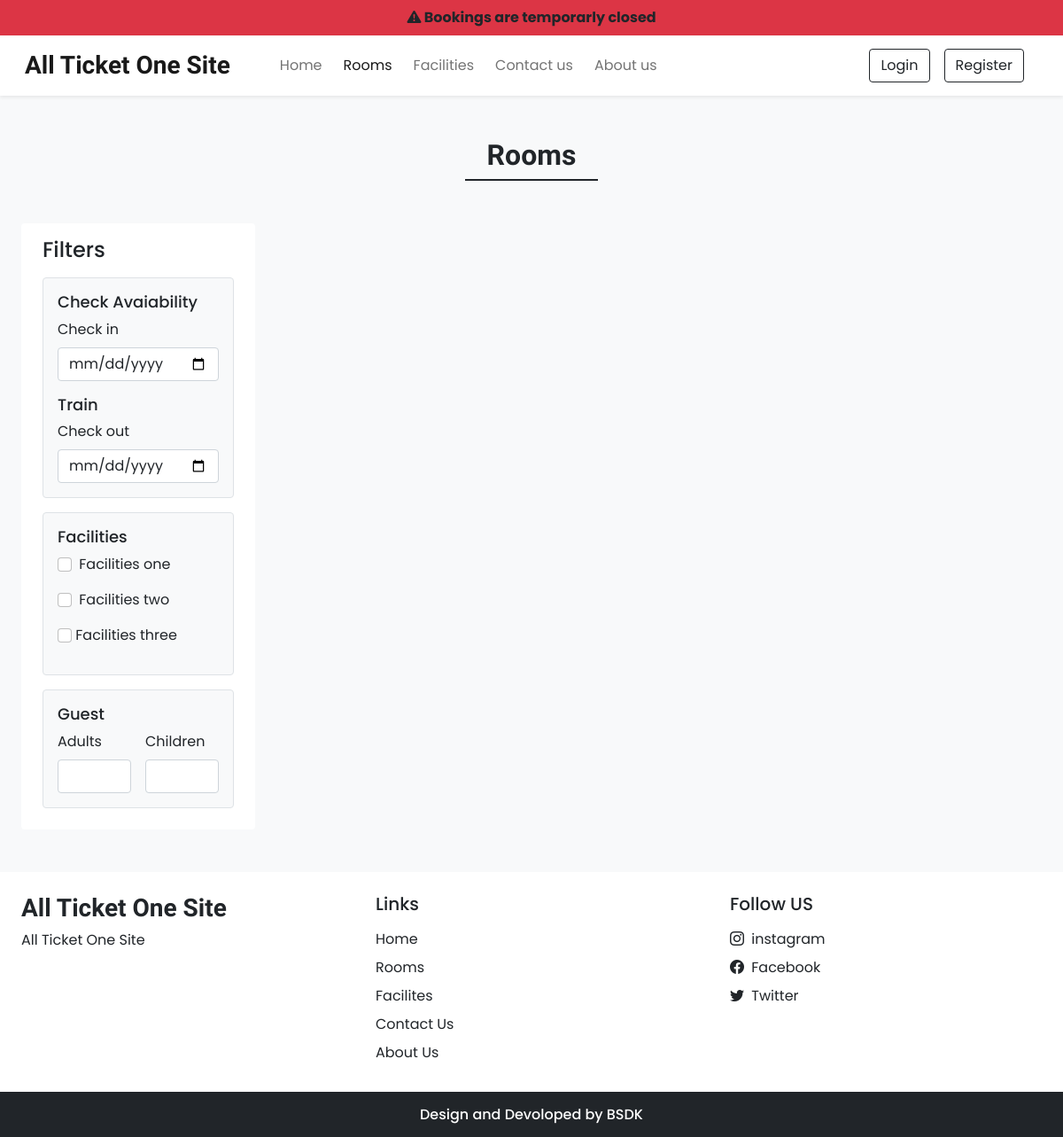
/Rooms.php, run on an earlier commit of the app's database.
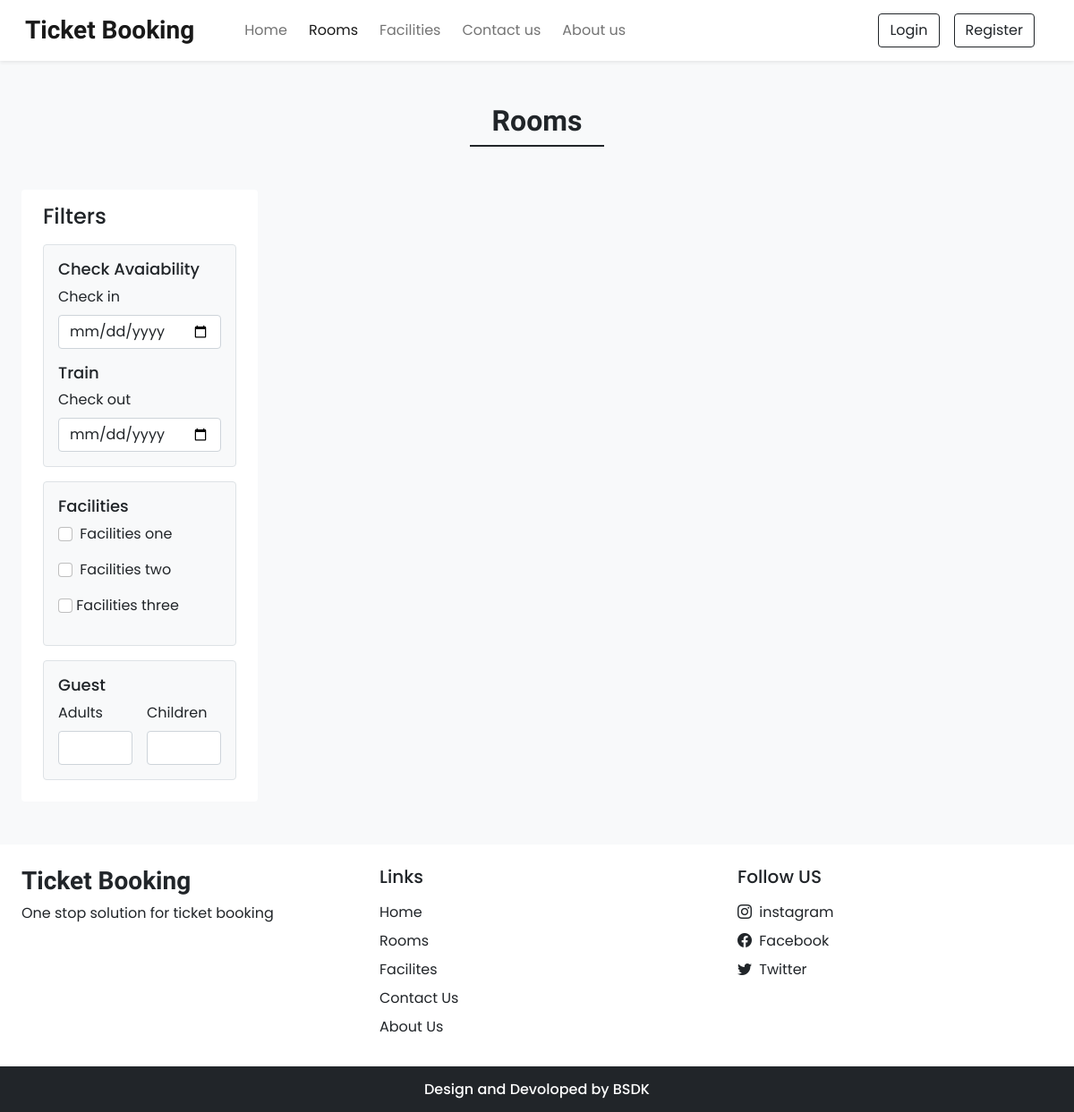
And on a later commit of the database.
### tables this page shows
CREATE TABLE `settings` (
  `sr_no` int(11) NOT NULL,
  `site_title` varchar(50) NOT NULL,
  `site_about` varchar(250) NOT NULL,
  `shutdown` tinyint(1) NOT NULL
);

### admin/inc/db_config.php (called while the page is built, shortened)
<?php
function select($sql, $values, $datatypes)
{
    $con = $GLOBALS['con'];
    if ($stmt = mysqli_prepare($con, $sql)) {
        mysqli_stmt_bind_param($stmt, $datatypes, ...$values);
        if (mysqli_stmt_execute($stmt)) {
            $res = mysqli_stmt_get_result($stmt);
            return $res;
        } else {
            mysqli_stmt_close($stmt);
            die("Query cannot be executed - Select");
        }
    } else {
        die("Query cannot be prepared - Select");
    }
}
?>

### Rooms.php (the view, shortened to what the changed rows need)
<!DOCTYPE html>
<head>
    <?php require('inc/links.php'); ?>
    <link rel="stylesheet" href="/Ticket_booking/css/common.css">
</head>
<body class="bg-light">
    <?php require('inc/header.php'); ?>
    <div class="my-5 px-4">
        <h2 class="fw-bold h-font text-center">Rooms</h2>
    </div>
    <?php require('inc/footer.php'); ?>
</body>
</html>

### inc/links.php (shortened to what the changed rows need)
<link rel="stylesheet" href="https://cdn.jsdelivr.net/npm/bootstrap-icons@1.11.3/font/bootstrap-icons.min.css">
<link rel="stylesheet" href="css/common.css">
<link href="https://cdn.jsdelivr.net/npm/bootstrap@5.0.2/dist/css/bootstrap.min.css" rel="stylesheet"
>
<?php
require('admin/inc/db_config.php');
$settings_q = "SELECT * FROM `settings` WHERE `sr_no`=?";
$values = [1];
$settings_r = mysqli_fetch_assoc(select($settings_q, $values, 'i'));
if($settings_r['shutdown']){
    echo<<< alertbar
    <div class='bg-danger text-center p-2 fw-bold'>
    <i class="bi bi-exclamation-triangle-fill"></i> Bookings are temporarly closed
    </div>
    alertbar;
}
?>

### inc/header.php (shortened to what the changed rows need)
<nav id="nav-bar" class="navbar navbar-expand-lg navbar-light bg-white px-lg-3 py-lg-2 shadow-sm sticky-top ">
    <div class="container-fluid">
        <a class="navbar-brand me-5 fw-bold fs-3 h-font" href="index.php"><?php echo $settings_r['site_title'] ?></a>
        <div class="collapse navbar-collapse" id="navbarSupportedContent">
            <ul class="navbar-nav me-auto mb-2 mb-lg-0">
            </ul>
            <div class="d-flex">
            </div>
        </div>
    </div>
</nav>

### inc/footer.php (shortened to what the changed rows need)
<div class="container-fluid bg-white mt-5">
    <div class="row">
        <div class="col-lg-4 p-4">
            <h3 class="h-font fw-bold fs-3 mb-2"><?php echo $settings_r['site_title'] ?> </h3>
            <p>
                <?php echo $settings_r['site_about'] ?>
            </p>
        </div>
    </div>
</div>

What changed in the data, as far as the page shows it:
changed settings: site_title "All Ticket One Site" → "Ticket Booking"; site_about "All Ticket One Site" → "One stop solution for ticket booking"; shutdown 1 → 0 (drawn)
Also different on the page:
text no longer shown: "Bookings are temporarly closed"
